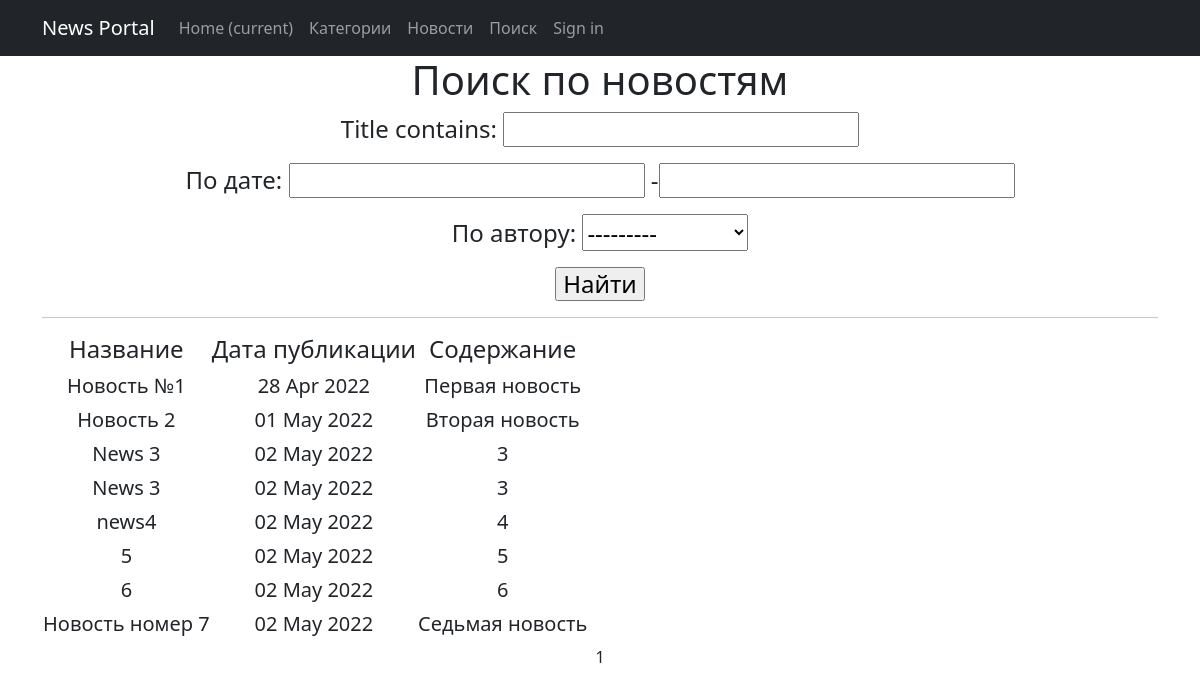
/news/search, run on the app's committed database.
### news/models.py (models this page shows, shortened)
class Post(models.Model):
    author = models.ForeignKey(Author, on_delete=models.CASCADE)
    NEWS = 'NW'
    ARTICLE = 'AR'
    CATEGORY_CHOICES = (
        (NEWS, 'Новость'),
        (ARTICLE, 'Статья'),
    )
    categoryType = models.CharField(max_length=2, choices=CATEGORY_CHOICES, default=ARTICLE)
    dateCreation = models.DateTimeField(auto_now_add=True)
    postCategory = models.ManyToManyField(Category, through='PostCategory')
    title = models.CharField(max_length=128)
    text = models.TextField()
    rating = models.SmallIntegerField(default=0)

### news/views.py (the view)
# urls.py: path('search', NewsSearch.as_view()),
class NewsSearch(ListView):
    model = Post
    queryset = Post.objects.filter(categoryType='NW')
    ordering = 'dateCreation'
    template_name = 'search.html'
    context_object_name = 'news'
    paginate_by = 10
    def get_queryset(self):
        queryset = super().get_queryset()
        self.filterset = NewsFilter(self.request.GET, queryset)
        return self.filterset.qs
    def get_context_data(self, **kwargs):
        context = super().get_context_data(**kwargs)
        context['filterset'] = self.filterset
        return context

### news/templatetags/custom_filters.py (called while the page is built)
@register.filter()
def censor(value):
    CENS_WORDS = ['что ', 'новости', 'редиска', 'болван', ]
    cens_set = set(CENS_WORDS)
    value_set = set(value.split(' '))
    if value_set.intersection(cens_set):
        bad_words = list(value_set.intersection(cens_set))
        for i in bad_words:
            value = value.replace(i[1::], "*" * (len(i) - 1))
    return value

### news/templates/news/search.html (shortened to what this page needs)
{% extends 'default.html' %}
{% load custom_filters %}
{% block content %}
<h1>Поиск по новостям</h1>
 <h4>
<form action="" method="get">
       {{ filterset.form.as_p }}
       <input type="submit" value="Найти" />
   </form>
</h4>
<hr>
   {% if news %}
       <table>
           <tr>
               <td><h4> Название </h4></td>
               <td><h4> Дата публикации </h4></td>
               <td><h4> Содержание </h4></td>
           </tr>
            {% for new in news %}
           <tr>
               <td><h5>{{ new.title|censor }}</h5></td>
               <td><h5>{{ new.dateCreation|date:'d M Y' }}</h5></td>
               <td><h5>{{ new.text|censor|truncatewords:20 }}</h5></td>
           </tr>
           {% endfor %}
       </table>
   {% else %}
       <h2>Новостей нет!</h2>
   {% endif %}
   {{ page_obj.number }}
{% endblock content %}

### data on the page
Post: title|censor "Новость №1", dateCreation "28 Apr 2022", text|censor "Первая новость"
Post: title|censor "Новость 2", dateCreation "01 May 2022", text|censor "Вторая новость"
Post: title|censor "News 3", dateCreation "02 May 2022", text|censor "3"
Post: title|censor "News 3", dateCreation "02 May 2022", text|censor "3"
Post: title|censor "news4", dateCreation "02 May 2022", text|censor "4"
Post: title|censor "5", dateCreation "02 May 2022", text|censor "5"
Post: title|censor "6", dateCreation "02 May 2022", text|censor "6"
Post: title|censor "Новость номер 7", dateCreation "02 May 2022", text|censor "Седьмая новость"

### other printed values
{{ page_obj.number }} "1"
